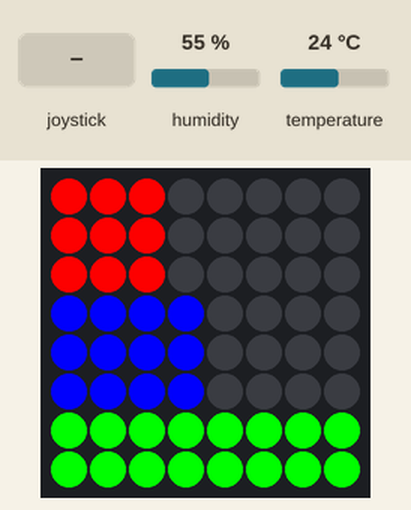
Simulated run of this program. Board: Raspberry Pi (BCM pin numbers) with a Sense HAT. Parts: the Sense HAT's 8×8 RGB LED matrix. The test bench sets the inputs (shaded band); at power-on: temperature 24 °C, humidity 55 %. The 64×8 strip is a reading aid, not a part: it shows the text the matrix is scrolling, unrolled, one strip-width of it at a time; what the program prints to the terminal is not drawn.

Above: at 1.2 s.
1.3 s: temperature set to 29.3 °C
At 2.3 s:
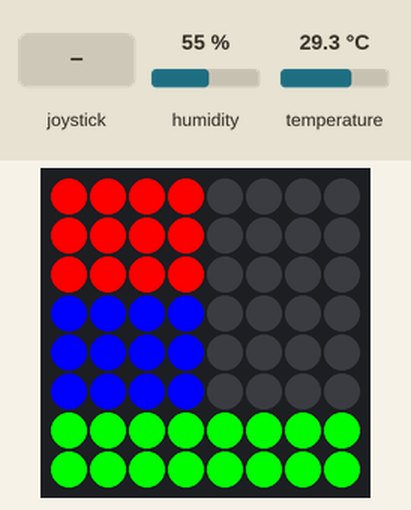
2.8 s: temperature set to 30.4 °C
At 2.91 s:
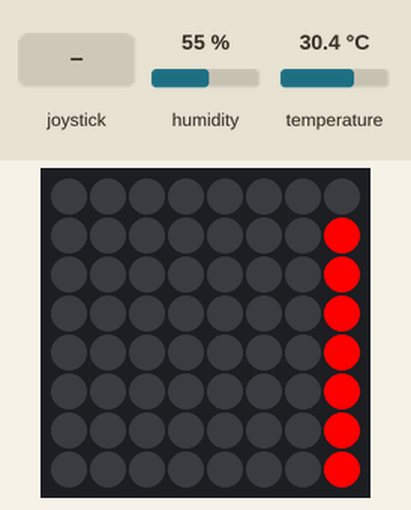
4.5 s: joystick clicked
At 5.85 s:
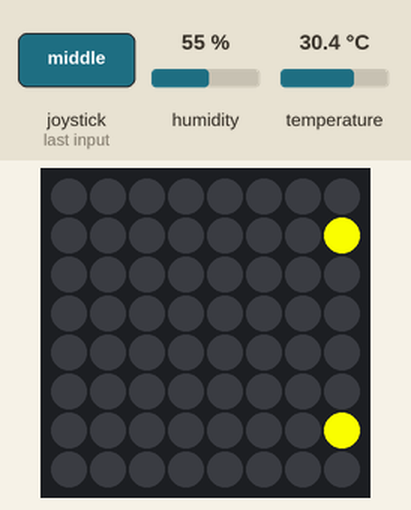
7.4 s: temperature set to 12 °C
At 8.8 s:
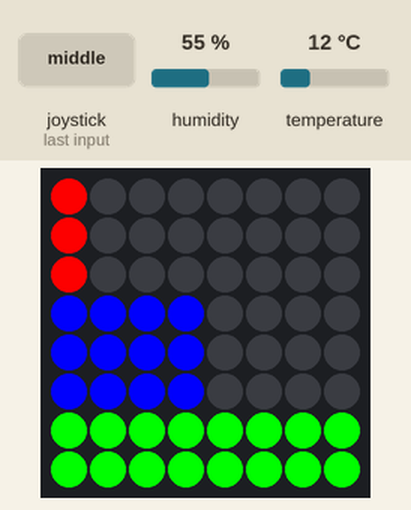
9.1 s: humidity set to 88 %
At 10.3 s:
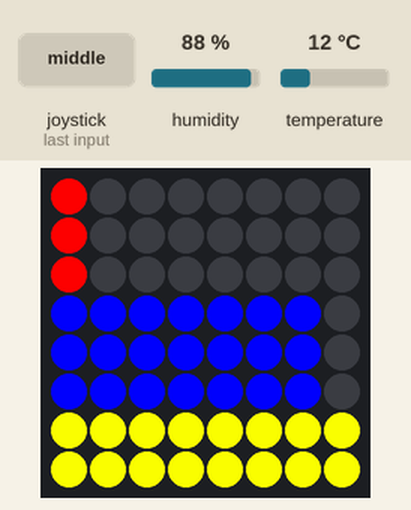

Measured:
- the behaviour switches between 30 and 30.1 °C on temperature (found by bisection; images 1 and 2)
- after the input at 1.3 s, the LEDs: change at once (image 1)
- after the input at 2.8 s, the LEDs: first change after 0.05 s (image 2 shows a later state)
- after the input at 4.5 s, the LEDs: first differ from a run without the input after 1.3 s (image 3)
- after the input at 7.4 s, the LEDs: first differ from a run without the input after 0.28 s (image 4)
- after the input at 9.1 s, the LEDs: change after 0.09 s (image 5)

The program:

server_status.py
```python
from sense_emu import SenseHat
import time

sense = SenseHat()

# Định nghĩa màu sắc
RED = (255, 0, 0)
GREEN = (0, 255, 0)
YELLOW = (255, 255, 0)
BLUE = (0, 0, 255)
BLACK = (0, 0, 0)

def draw_dashboard(t, h):
    sense.clear()
    # Bar chart nhiệt độ (Hàng 0-2) - Giả sử max là 50 độ
    t_pixels = int((t / 50.0) * 8)
    for y in range(3):
        for x in range(min(t_pixels, 8)):
            sense.set_pixel(x, y, RED)

    # Bar chart độ ẩm (Hàng 3-5) - Max là 100%
    h_pixels = int((h / 100.0) * 8)
    for y in range(3, 6):
        for x in range(min(h_pixels, 8)):
            sense.set_pixel(x, y, BLUE)

    # Hàng trạng thái (Hàng 6-7)
    color = GREEN
    if t > 30 or h > 80:
        color = RED if t > 30 else YELLOW

    for y in range(6, 8):
        for x in range(8):
            sense.set_pixel(x, y, color)

print("Bắt đầu giám sát trên Sense HAT...")

while True:
    # Lấy thông số trực tiếp từ thanh trượt của Emulator
    temp = sense.get_temperature()
    hum = sense.get_humidity()

    draw_dashboard(temp, hum)

    # Báo động chữ chạy nếu quá nóng
    if temp > 30:
        sense.show_message("HOT!", text_colour=RED, scroll_speed=0.05)

    # Bắt sự kiện ấn Joystick ở giữa (middle)
    for event in sense.stick.get_events():
        if event.action == "pressed" and event.direction == "middle":
            sense.show_message(f"{temp:.1f}C", text_colour=YELLOW, scroll_speed=0.05)

    time.sleep(0.1)
```
